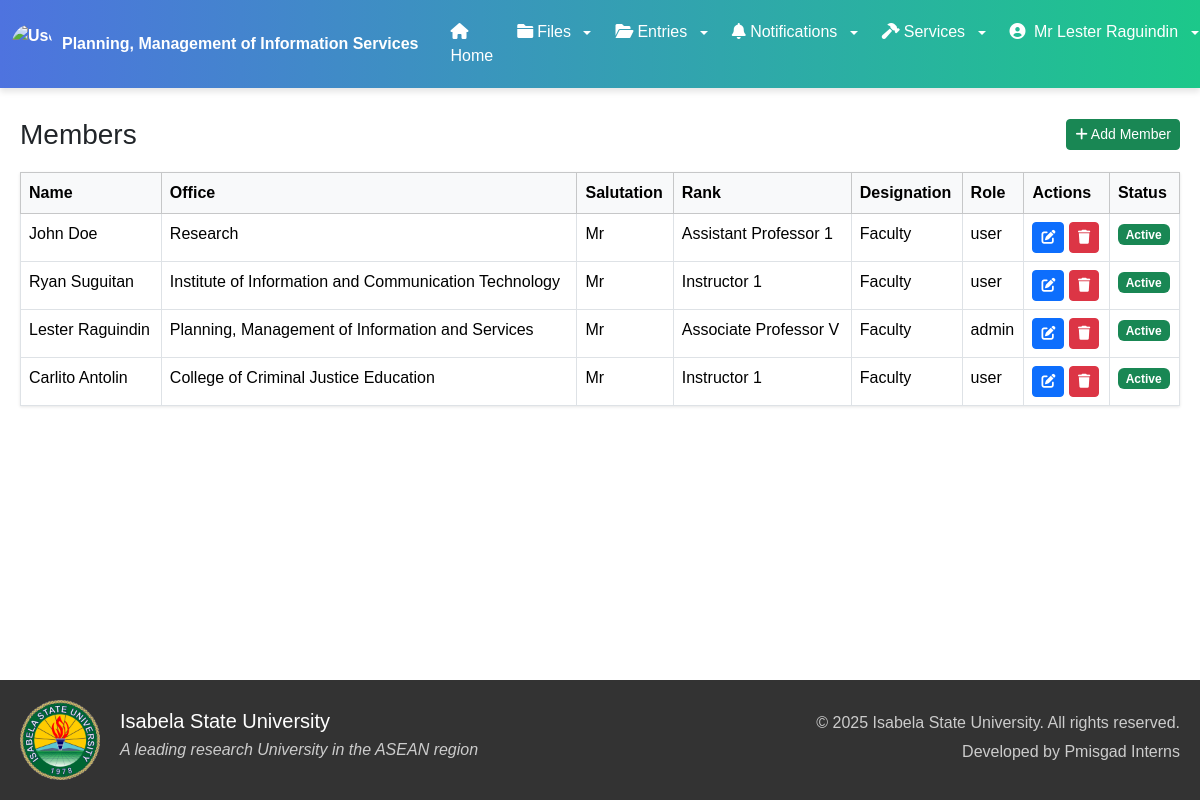
Screenshot of /admin/manage_users.php (signed in) with the database file from the repository.
### tables this page shows
CREATE TABLE `member` (
  `member_id` int(11) NOT NULL,
  `member_first` varchar(100) DEFAULT NULL,
  `member_last` varchar(100) DEFAULT NULL,
  `member_gender` varchar(100) DEFAULT NULL,
  `username` varchar(50) DEFAULT NULL,
  `password` varchar(50) DEFAULT NULL,
  `office_id` int(11) DEFAULT NULL,
  `salut_id` int(11) DEFAULT NULL,
  `rank_id` int(11) DEFAULT NULL,
  `designation_id` int(11) DEFAULT NULL,
  `failed_attempts` int(11) DEFAULT 0,
  `last_failed_attempt` timestamp NULL DEFAULT NULL,
  `is_suspended` tinyint(1) DEFAULT 0,
  `role` varchar(10) DEFAULT NULL
);

CREATE TABLE `office_name` (
  `office_id` int(11) NOT NULL,
  `office_name` varchar(100) NOT NULL,
  `office_address` varchar(50) NOT NULL
);

CREATE TABLE `salut` (
  `salut_id` int(11) NOT NULL,
  `salut` varchar(20) NOT NULL
);

CREATE TABLE `rank` (
  `rank_id` int(11) NOT NULL,
  `rank` varchar(50) NOT NULL
);

CREATE TABLE `designation` (
  `designation_id` int(11) NOT NULL,
  `designation_name` varchar(50) NOT NULL
);

### admin/manage_users.php (the view, shortened to what this page needs)
<?php
include '../components/config.php';
?>
<!DOCTYPE html>
<html lang="en">
<head>
    <link href="https://cdnjs.cloudflare.com/ajax/libs/font-awesome/6.0.0-beta3/css/all.min.css" rel="stylesheet">
    <link rel="stylesheet" href="https://cdn.jsdelivr.net/npm/bootstrap@5.3.3/dist/css/bootstrap.min.css">
    <link href="https://cdnjs.cloudflare.com/ajax/libs/font-awesome/6.0.0-beta3/css/all.min.css" rel="stylesheet">
    <link rel="stylesheet" href="https://cdn.jsdelivr.net/npm/bootstrap@5.3.3/dist/css/bootstrap.min.css">
    <link rel="stylesheet" href="../styles/styles.css">
    <link rel="stylesheet" href="../styles/header_style.css">
    <link rel="stylesheet" href="../styles/darkLight.css">
</head>
<body>
    <?php include('../components/header_admin.php'); ?>
    <div class="container" style="margin-top: 30px">
        <div class="header-section">
            <h3 class="card-title text-center">Members</h3>
            <button class="btn btn-sm btn-success" data-bs-toggle="modal" data-bs-target="#addMemberModal">
                <i class="fas fa-plus"></i> Add Member
            </button>
        </div>
        <table class="table table-bordered table-hover w-100">
            <thead class="table-light">
                <tr>
                    <th>Name</th>
                    <th>Office</th>
                    <th>Salutation</th>
                    <th>Rank</th>
                    <th>Designation</th>
                    <th>Role</th>
                    <th>Actions</th>
                    <th>Status</th>
                </tr>
            </thead>
            <tbody>
                <?php
                $query = "SELECT m.*,
                        o.office_name,
                        s.salut,
                        r.rank,
                        d.designation_name
                        FROM member m
                        LEFT JOIN office_name o ON m.office_id = o.office_id
                        LEFT JOIN salut s ON m.salut_id = s.salut_id
                        LEFT JOIN `rank` r ON m.rank_id = r.rank_id
                        LEFT JOIN designation d ON m.designation_id = d.designation_id
                        ORDER BY m.member_id DESC";
                $result = mysqli_query($con, $query);
                if (mysqli_num_rows($result) > 0) {
                    while ($row = mysqli_fetch_assoc($result)) {
                        echo '<tr>
                            <td>' . $row['member_first'] . ' ' . $row['member_last'] . '</td>
                            <td>' . $row['office_name'] . '</td>
                            <td>' . $row['salut'] . '</td>
                            <td>' . $row['rank'] . '</td>
                            <td>' . $row['designation_name'] . '</td>
                            <td>' . $row['role'] . '</td>
                            <td>
                                <button class="btn btn-primary btn-sm edit-btn"
                                    data-bs-toggle="modal"
                                    data-bs-target="#editMemberModal"
                                    data-id="' . $row['member_id'] . '"
                                    data-first="' . $row['member_first'] . '"
                                    data-last="' . $row['member_last'] . '"
                                    data-gender="' . $row['member_gender'] . '"
                                    data-username="' . $row['username'] . '"
                                    data-office="' . $row['office_id'] . '"
                                    data-salut="' . $row['salut_id'] . '"
                                    data-rank="' . $row['rank_id'] . '"
                                    data-designation="' . $row['designation_id'] . '">
                                    <i class="fas fa-edit"></i>
                                </button>
                                <form action="" method="POST" class="d-inline">
                                    <input type="hidden" name="delete_id" value="' . $row['member_id'] . '">
                                    <button type="submit" name="delete" class="btn btn-danger btn-sm" onclick="return confirm(\'Are you sure you want to delete this User?\')">
                                        <i class="fas fa-trash"></i>
                                    </button>
                                </form>
                            </td>
                            <td>';
                        if ($row['is_suspended']) {
                            echo '<form action="" method="POST">
                                    <input type="hidden" name="reactivate_id" value="' . $row['member_id'] . '">
                                    <button type="submit" name="reactivate" class="btn btn-warning btn-sm" onclick="return confirm(\'Are you sure you want to reactivate this User?\')">
                                        <i class="fas fa-undo"></i> Reactivate
                                    </button>
                                </form>';
                        } else {
                            echo '<span class="badge bg-success">Active</span>';
                        }
                        echo '</td>
                        </tr>';
                    }
                }
                ?>
            </tbody>
        </table>
    </div>
    <?php include '../components/footer.php'; ?>
</body>
</html>

### styles/styles.css (style rules this page uses)
body { font-family: 'Arial', sans-serif; }

### styles/header_style.css (style rules this page uses)
.header-section { display: flex; justify-content: space-between; align-items: center; margin-bottom: 20px; }
.table { box-shadow: 0 1px 3px rgba(0,0,0,0.1); }
.table thead { background-color: #f8f9fa; }
.btn { transition: all 0.3s ease; }

### styles/darkLight.css (style rules this page uses)
body, .compliance-card, .p-4, .card { transition: background-color 0.5s ease-in-out, color 0.5s ease-in-out; }

### components/footer.php (style rules this page uses)
body { display: flex; flex-direction: column; min-height: 100vh; margin: 0; }
.container { max-width: 1200px; margin: 0 auto; padding: 0 20px; }

### rows the page displays
member: member_first "John", member_last "Doe", office.office_name "Research", salut.salut "Mr", rank.rank "Assistant Professor 1", designation.designation_name "Faculty", role "user", is_suspended "Active"
member: member_first "Ryan", member_last "Suguitan", office.office_name "Institute of Information and Communication Technology", salut.salut "Mr", rank.rank "Instructor 1", designation.designation_name "Faculty", role "user", is_suspended "Active"
member: member_first "Lester", member_last "Raguindin", office.office_name "Planning, Management of Information and Services", salut.salut "Mr", rank.rank "Associate Professor V", designation.designation_name "Faculty", role "admin", is_suspended "Active"
member: member_first "Carlito", member_last "Antolin", office.office_name "College of Criminal Justice Education", salut.salut "Mr", rank.rank "Instructor 1", designation.designation_name "Faculty", role "user", is_suspended "Active"

### other values shown
$_SESSION['full_name'] "Mr Lester Raguindin"
